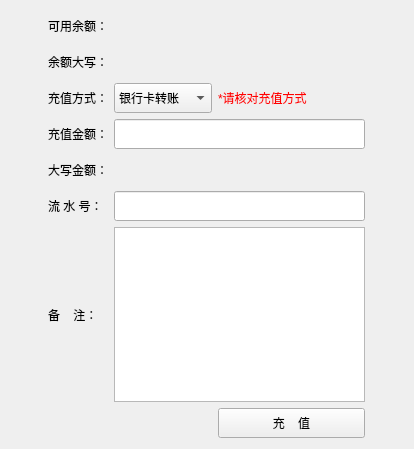
<?xml version="1.0" encoding="UTF-8"?>
<ui version="4.0">
 <class>Dialog</class>
 <widget class="QDialog" name="Dialog">
  <property name="geometry">
   <rect>
    <x>0</x>
    <y>0</y>
    <width>414</width>
    <height>449</height>
   </rect>
  </property>
  <property name="windowTitle">
   <string>充值</string>
  </property>
  <layout class="QGridLayout" name="gridLayout">
   <item row="2" column="3">
    <widget class="QLabel" name="label_5">
     <property name="minimumSize">
      <size>
       <width>0</width>
       <height>30</height>
      </size>
     </property>
     <property name="styleSheet">
      <string notr="true">color:red
</string>
     </property>
     <property name="text">
      <string>*请核对充值方式</string>
     </property>
    </widget>
   </item>
   <item row="7" column="2" colspan="2">
    <widget class="QPlainTextEdit" name="txt"/>
   </item>
   <item row="7" column="1">
    <widget class="QLabel" name="label_4">
     <property name="minimumSize">
      <size>
       <width>0</width>
       <height>30</height>
      </size>
     </property>
     <property name="maximumSize">
      <size>
       <width>60</width>
       <height>16777215</height>
      </size>
     </property>
     <property name="text">
      <string>备    注：</string>
     </property>
    </widget>
   </item>
   <item row="6" column="1">
    <widget class="QLabel" name="label_13">
     <property name="minimumSize">
      <size>
       <width>0</width>
       <height>30</height>
      </size>
     </property>
     <property name="text">
      <string>流 水 号：</string>
     </property>
    </widget>
   </item>
   <item row="2" column="1">
    <widget class="QLabel" name="label_3">
     <property name="minimumSize">
      <size>
       <width>0</width>
       <height>30</height>
      </size>
     </property>
     <property name="maximumSize">
      <size>
       <width>60</width>
       <height>16777215</height>
      </size>
     </property>
     <property name="text">
      <string>充值方式：</string>
     </property>
    </widget>
   </item>
   <item row="3" column="0">
    <spacer name="horizontalSpacer">
     <property name="orientation">
      <enum>Qt::Horizontal</enum>
     </property>
     <property name="sizeHint" stdset="0">
      <size>
       <width>40</width>
       <height>20</height>
      </size>
     </property>
    </spacer>
   </item>
   <item row="3" column="4">
    <spacer name="horizontalSpacer_2">
     <property name="orientation">
      <enum>Qt::Horizontal</enum>
     </property>
     <property name="sizeHint" stdset="0">
      <size>
       <width>40</width>
       <height>20</height>
      </size>
     </property>
    </spacer>
   </item>
   <item row="0" column="3">
    <widget class="QLabel" name="label_16">
     <property name="text">
      <string/>
     </property>
    </widget>
   </item>
   <item row="1" column="1">
    <widget class="QLabel" name="label_9">
     <property name="minimumSize">
      <size>
       <width>0</width>
       <height>30</height>
      </size>
     </property>
     <property name="maximumSize">
      <size>
       <width>60</width>
       <height>16777215</height>
      </size>
     </property>
     <property name="text">
      <string>余额大写：</string>
     </property>
    </widget>
   </item>
   <item row="3" column="1">
    <widget class="QLabel" name="label">
     <property name="minimumSize">
      <size>
       <width>0</width>
       <height>30</height>
      </size>
     </property>
     <property name="maximumSize">
      <size>
       <width>60</width>
       <height>16777215</height>
      </size>
     </property>
     <property name="text">
      <string>充值金额：</string>
     </property>
    </widget>
   </item>
   <item row="4" column="2" colspan="2">
    <widget class="QLabel" name="label_7">
     <property name="minimumSize">
      <size>
       <width>0</width>
       <height>30</height>
      </size>
     </property>
     <property name="text">
      <string/>
     </property>
    </widget>
   </item>
   <item row="4" column="1">
    <widget class="QLabel" name="label_8">
     <property name="minimumSize">
      <size>
       <width>0</width>
       <height>30</height>
      </size>
     </property>
     <property name="maximumSize">
      <size>
       <width>60</width>
       <height>16777215</height>
      </size>
     </property>
     <property name="text">
      <string>大写金额：</string>
     </property>
    </widget>
   </item>
   <item row="2" column="2">
    <widget class="QComboBox" name="comboBox">
     <property name="minimumSize">
      <size>
       <width>0</width>
       <height>30</height>
      </size>
     </property>
     <property name="maximumSize">
      <size>
       <width>100</width>
       <height>16777215</height>
      </size>
     </property>
     <property name="currentIndex">
      <number>1</number>
     </property>
     <item>
      <property name="text">
       <string>现金充值</string>
      </property>
     </item>
     <item>
      <property name="text">
       <string>银行卡转账</string>
      </property>
     </item>
    </widget>
   </item>
   <item row="1" column="2" colspan="2">
    <widget class="QLabel" name="label_10">
     <property name="minimumSize">
      <size>
       <width>0</width>
       <height>30</height>
      </size>
     </property>
     <property name="styleSheet">
      <string notr="true">color:green;
</string>
     </property>
     <property name="text">
      <string/>
     </property>
    </widget>
   </item>
   <item row="0" column="1">
    <widget class="QLabel" name="label_11">
     <property name="minimumSize">
      <size>
       <width>0</width>
       <height>30</height>
      </size>
     </property>
     <property name="maximumSize">
      <size>
       <width>60</width>
       <height>16777215</height>
      </size>
     </property>
     <property name="text">
      <string>可用余额：</string>
     </property>
    </widget>
   </item>
   <item row="9" column="3">
    <widget class="QPushButton" name="pushButton">
     <property name="minimumSize">
      <size>
       <width>0</width>
       <height>30</height>
      </size>
     </property>
     <property name="text">
      <string>充    值</string>
     </property>
     <property name="autoDefault">
      <bool>false</bool>
     </property>
    </widget>
   </item>
   <item row="6" column="2" colspan="2">
    <widget class="QLineEdit" name="lineEdit_4">
     <property name="minimumSize">
      <size>
       <width>0</width>
       <height>30</height>
      </size>
     </property>
    </widget>
   </item>
   <item row="3" column="2" colspan="2">
    <widget class="QLineEdit" name="money">
     <property name="minimumSize">
      <size>
       <width>0</width>
       <height>30</height>
      </size>
     </property>
    </widget>
   </item>
   <item row="0" column="2">
    <widget class="QLabel" name="label_6">
     <property name="minimumSize">
      <size>
       <width>0</width>
       <height>30</height>
      </size>
     </property>
     <property name="styleSheet">
      <string notr="true">color:green;</string>
     </property>
     <property name="text">
      <string/>
     </property>
    </widget>
   </item>
  </layout>
 </widget>
 <tabstops>
  <tabstop>comboBox</tabstop>
  <tabstop>money</tabstop>
  <tabstop>lineEdit_4</tabstop>
  <tabstop>txt</tabstop>
  <tabstop>pushButton</tabstop>
 </tabstops>
 <resources/>
 <connections/>
</ui>
